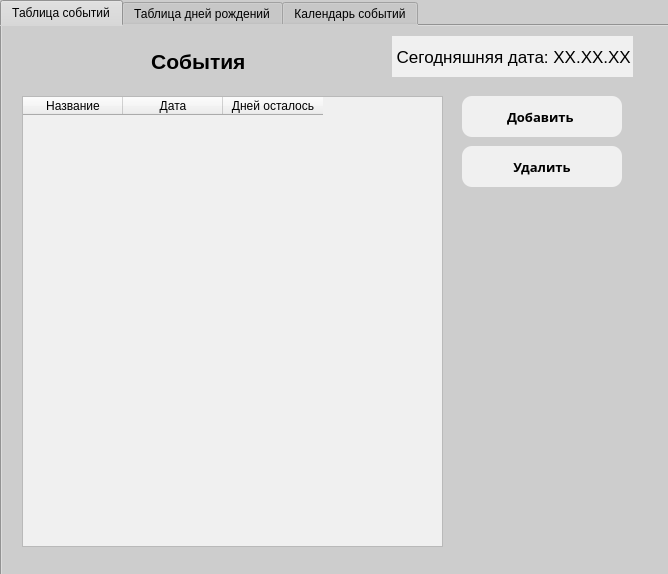
<?xml version="1.0" encoding="UTF-8"?>
<ui version="4.0">
 <class>MainWindow</class>
 <widget class="QMainWindow" name="MainWindow">
  <property name="enabled">
   <bool>true</bool>
  </property>
  <property name="geometry">
   <rect>
    <x>0</x>
    <y>0</y>
    <width>668</width>
    <height>574</height>
   </rect>
  </property>
  <property name="windowTitle">
   <string>Календарь</string>
  </property>
  <property name="styleSheet">
   <string notr="true">background-color: rgb(205, 205, 205);</string>
  </property>
  <widget class="QWidget" name="centralwidget">
   <widget class="QTabWidget" name="tabWidget">
    <property name="geometry">
     <rect>
      <x>0</x>
      <y>0</y>
      <width>671</width>
      <height>581</height>
     </rect>
    </property>
    <property name="styleSheet">
     <string notr="true"/>
    </property>
    <property name="currentIndex">
     <number>0</number>
    </property>
    <widget class="QWidget" name="tab_5">
     <attribute name="title">
      <string>Таблица событий</string>
     </attribute>
     <widget class="QLabel" name="label_7">
      <property name="geometry">
       <rect>
        <x>120</x>
        <y>10</y>
        <width>191</width>
        <height>51</height>
       </rect>
      </property>
      <property name="font">
       <font>
        <pointsize>16</pointsize>
        <weight>75</weight>
        <italic>false</italic>
        <bold>true</bold>
        <stylestrategy>PreferDefault</stylestrategy>
        <kerning>true</kerning>
       </font>
      </property>
      <property name="text">
       <string>     События</string>
      </property>
      <property name="margin">
       <number>15</number>
      </property>
     </widget>
     <widget class="QLabel" name="label_8">
      <property name="geometry">
       <rect>
        <x>390</x>
        <y>10</y>
        <width>241</width>
        <height>41</height>
       </rect>
      </property>
      <property name="font">
       <font>
        <pointsize>13</pointsize>
       </font>
      </property>
      <property name="styleSheet">
       <string notr="true">background-color: rgb(240, 240, 240);</string>
      </property>
      <property name="text">
       <string> Сегодняшняя дата: XX.XX.XX</string>
      </property>
     </widget>
     <widget class="QPushButton" name="pushButton_4">
      <property name="geometry">
       <rect>
        <x>460</x>
        <y>70</y>
        <width>160</width>
        <height>41</height>
       </rect>
      </property>
      <property name="font">
       <font>
        <family>Segoe UI Black</family>
        <pointsize>10</pointsize>
        <weight>75</weight>
        <bold>true</bold>
       </font>
      </property>
      <property name="styleSheet">
       <string notr="true">background-color: rgb(240, 240, 240);
border-radius: 10px;

</string>
      </property>
      <property name="text">
       <string>Добавить </string>
      </property>
     </widget>
     <widget class="QPushButton" name="pushButton_5">
      <property name="geometry">
       <rect>
        <x>460</x>
        <y>120</y>
        <width>160</width>
        <height>41</height>
       </rect>
      </property>
      <property name="font">
       <font>
        <family>Segoe UI Black</family>
        <pointsize>10</pointsize>
        <weight>75</weight>
        <bold>true</bold>
       </font>
      </property>
      <property name="styleSheet">
       <string notr="true">background-color: rgb(240, 240, 240);
border-radius: 10px;

</string>
      </property>
      <property name="text">
       <string>Удалить</string>
      </property>
     </widget>
     <widget class="QTableWidget" name="tableWidget_2">
      <property name="geometry">
       <rect>
        <x>20</x>
        <y>70</y>
        <width>421</width>
        <height>451</height>
       </rect>
      </property>
      <property name="styleSheet">
       <string notr="true">background-color: rgb(240, 240, 240);</string>
      </property>
      <column>
       <property name="text">
        <string>Название</string>
       </property>
      </column>
      <column>
       <property name="text">
        <string>Дата</string>
       </property>
      </column>
      <column>
       <property name="text">
        <string>Дней осталось</string>
       </property>
      </column>
     </widget>
    </widget>
    <widget class="QWidget" name="tab">
     <property name="accessibleName">
      <string/>
     </property>
     <property name="styleSheet">
      <string notr="true"/>
     </property>
     <attribute name="title">
      <string>Таблица дней рождений</string>
     </attribute>
     <widget class="QPushButton" name="pushButton">
      <property name="geometry">
       <rect>
        <x>460</x>
        <y>70</y>
        <width>160</width>
        <height>41</height>
       </rect>
      </property>
      <property name="font">
       <font>
        <family>Segoe UI Black</family>
        <pointsize>10</pointsize>
        <weight>75</weight>
        <bold>true</bold>
       </font>
      </property>
      <property name="styleSheet">
       <string notr="true">background-color: rgb(240, 240, 240);
border-radius: 10px;

</string>
      </property>
      <property name="text">
       <string>Добавить </string>
      </property>
     </widget>
     <widget class="QLabel" name="label">
      <property name="geometry">
       <rect>
        <x>130</x>
        <y>10</y>
        <width>191</width>
        <height>51</height>
       </rect>
      </property>
      <property name="font">
       <font>
        <pointsize>16</pointsize>
        <weight>75</weight>
        <italic>false</italic>
        <bold>true</bold>
        <stylestrategy>PreferDefault</stylestrategy>
        <kerning>true</kerning>
       </font>
      </property>
      <property name="text">
       <string>Дни рождения</string>
      </property>
      <property name="margin">
       <number>15</number>
      </property>
     </widget>
     <widget class="QLabel" name="label_4">
      <property name="geometry">
       <rect>
        <x>390</x>
        <y>10</y>
        <width>241</width>
        <height>41</height>
       </rect>
      </property>
      <property name="font">
       <font>
        <pointsize>13</pointsize>
       </font>
      </property>
      <property name="styleSheet">
       <string notr="true">background-color: rgb(240, 240, 240);</string>
      </property>
      <property name="text">
       <string> Сегодняшняя дата: XX.XX.XX</string>
      </property>
     </widget>
     <widget class="QPushButton" name="pushButton_3">
      <property name="geometry">
       <rect>
        <x>460</x>
        <y>120</y>
        <width>160</width>
        <height>41</height>
       </rect>
      </property>
      <property name="font">
       <font>
        <family>Segoe UI Black</family>
        <pointsize>10</pointsize>
        <weight>75</weight>
        <bold>true</bold>
       </font>
      </property>
      <property name="styleSheet">
       <string notr="true">background-color: rgb(240, 240, 240);
border-radius: 10px;

</string>
      </property>
      <property name="text">
       <string>Удалить</string>
      </property>
     </widget>
     <widget class="QTableWidget" name="tableWidget">
      <property name="geometry">
       <rect>
        <x>20</x>
        <y>70</y>
        <width>421</width>
        <height>451</height>
       </rect>
      </property>
      <property name="styleSheet">
       <string notr="true">background-color: rgb(240, 240, 240);</string>
      </property>
      <column>
       <property name="text">
        <string>Имя</string>
       </property>
      </column>
      <column>
       <property name="text">
        <string>Фамилия</string>
       </property>
      </column>
      <column>
       <property name="text">
        <string>Дата</string>
       </property>
      </column>
      <column>
       <property name="text">
        <string>Осталось</string>
       </property>
      </column>
     </widget>
    </widget>
    <widget class="QWidget" name="tab_2">
     <attribute name="title">
      <string>Календарь событий</string>
     </attribute>
     <widget class="QCalendarWidget" name="calendarWidget">
      <property name="geometry">
       <rect>
        <x>10</x>
        <y>10</y>
        <width>621</width>
        <height>241</height>
       </rect>
      </property>
      <property name="styleSheet">
       <string notr="true">alternate-background-color: rgb(178, 184, 176);
background-color: rgb(205, 205, 205);
</string>
      </property>
     </widget>
     <widget class="QProgressBar" name="progressBar">
      <property name="geometry">
       <rect>
        <x>10</x>
        <y>520</y>
        <width>631</width>
        <height>23</height>
       </rect>
      </property>
      <property name="value">
       <number>24</number>
      </property>
     </widget>
     <widget class="QLabel" name="label_2">
      <property name="geometry">
       <rect>
        <x>350</x>
        <y>260</y>
        <width>251</width>
        <height>41</height>
       </rect>
      </property>
      <property name="font">
       <font>
        <pointsize>20</pointsize>
       </font>
      </property>
      <property name="styleSheet">
       <string notr="true">background-color: rgb(240, 240, 240);</string>
      </property>
      <property name="text">
       <string> Выберите событие</string>
      </property>
     </widget>
     <widget class="QPushButton" name="pushButton_2">
      <property name="geometry">
       <rect>
        <x>100</x>
        <y>310</y>
        <width>151</width>
        <height>51</height>
       </rect>
      </property>
      <property name="font">
       <font>
        <pointsize>15</pointsize>
       </font>
      </property>
      <property name="styleSheet">
       <string notr="true">border-radius: 10px;
background-color: rgb(240, 240, 240);</string>
      </property>
      <property name="text">
       <string>Отслеживать</string>
      </property>
     </widget>
     <widget class="QDateEdit" name="dateEdit">
      <property name="geometry">
       <rect>
        <x>100</x>
        <y>370</y>
        <width>151</width>
        <height>41</height>
       </rect>
      </property>
      <property name="font">
       <font>
        <pointsize>10</pointsize>
        <weight>75</weight>
        <bold>true</bold>
       </font>
      </property>
      <property name="styleSheet">
       <string notr="true">background-color: rgb(240, 240, 240);
border-radius: 10px;</string>
      </property>
     </widget>
     <widget class="QLabel" name="label_3">
      <property name="geometry">
       <rect>
        <x>110</x>
        <y>480</y>
        <width>461</width>
        <height>31</height>
       </rect>
      </property>
      <property name="font">
       <font>
        <pointsize>20</pointsize>
       </font>
      </property>
      <property name="styleSheet">
       <string notr="true">background-color: rgb(240, 240, 240);</string>
      </property>
      <property name="text">
       <string>До наступления события: XX дней</string>
      </property>
     </widget>
     <widget class="QTabWidget" name="tabWidget_2">
      <property name="geometry">
       <rect>
        <x>260</x>
        <y>310</y>
        <width>381</width>
        <height>161</height>
       </rect>
      </property>
      <property name="styleSheet">
       <string notr="true">background-color: rgb(232, 232, 232);</string>
      </property>
      <property name="currentIndex">
       <number>1</number>
      </property>
      <widget class="QWidget" name="tab_3">
       <attribute name="title">
        <string>День Рождения</string>
       </attribute>
       <widget class="QPlainTextEdit" name="plainTextEdit">
        <property name="geometry">
         <rect>
          <x>170</x>
          <y>20</y>
          <width>151</width>
          <height>31</height>
         </rect>
        </property>
        <property name="styleSheet">
         <string notr="true">background-color: rgb(240, 240, 240);</string>
        </property>
       </widget>
       <widget class="QLabel" name="label_5">
        <property name="geometry">
         <rect>
          <x>40</x>
          <y>20</y>
          <width>101</width>
          <height>31</height>
         </rect>
        </property>
        <property name="styleSheet">
         <string notr="true">font: 12pt &quot;MS Shell Dlg 2&quot;;</string>
        </property>
        <property name="text">
         <string>        Имя</string>
        </property>
       </widget>
       <widget class="QPlainTextEdit" name="plainTextEdit_3">
        <property name="geometry">
         <rect>
          <x>170</x>
          <y>70</y>
          <width>151</width>
          <height>31</height>
         </rect>
        </property>
        <property name="styleSheet">
         <string notr="true">background-color: rgb(240, 240, 240);</string>
        </property>
       </widget>
       <widget class="QLabel" name="label_6">
        <property name="geometry">
         <rect>
          <x>40</x>
          <y>70</y>
          <width>101</width>
          <height>31</height>
         </rect>
        </property>
        <property name="styleSheet">
         <string notr="true">font: 12pt &quot;MS Shell Dlg 2&quot;;</string>
        </property>
        <property name="text">
         <string>    Фамилия</string>
        </property>
       </widget>
      </widget>
      <widget class="QWidget" name="tab_4">
       <attribute name="title">
        <string>Событие</string>
       </attribute>
       <widget class="QPlainTextEdit" name="plainTextEdit_2">
        <property name="geometry">
         <rect>
          <x>10</x>
          <y>10</y>
          <width>361</width>
          <height>111</height>
         </rect>
        </property>
       </widget>
      </widget>
     </widget>
    </widget>
   </widget>
  </widget>
 </widget>
 <resources/>
 <connections/>
</ui>
